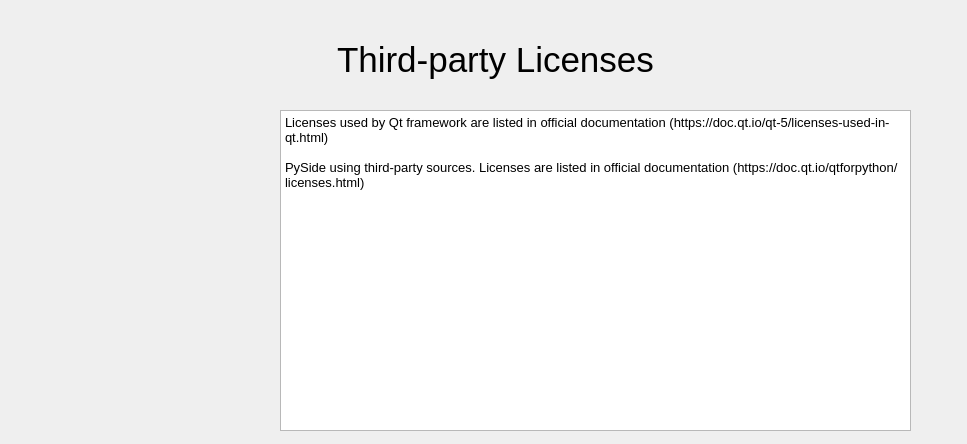
<?xml version="1.0" encoding="UTF-8"?>
<ui version="4.0">
 <class>WizardPage</class>
 <widget class="QWizardPage" name="WizardPage">
  <property name="geometry">
   <rect>
    <x>0</x>
    <y>0</y>
    <width>967</width>
    <height>444</height>
   </rect>
  </property>
  <property name="minimumSize">
   <size>
    <width>967</width>
    <height>444</height>
   </size>
  </property>
  <property name="baseSize">
   <size>
    <width>967</width>
    <height>444</height>
   </size>
  </property>
  <property name="windowTitle">
   <string>Introduction tutorial</string>
  </property>
  <property name="locale">
   <locale language="English" country="UnitedStates"/>
  </property>
  <widget class="QWidget" name="verticalLayoutWidget">
   <property name="geometry">
    <rect>
     <x>20</x>
     <y>20</y>
     <width>951</width>
     <height>80</height>
    </rect>
   </property>
   <layout class="QVBoxLayout" name="verticalLayout">
    <item alignment="Qt::AlignHCenter|Qt::AlignVCenter">
     <widget class="QLabel" name="label_17">
      <property name="font">
       <font>
        <pointsize>26</pointsize>
       </font>
      </property>
      <property name="text">
       <string>Third-party Licenses</string>
      </property>
     </widget>
    </item>
   </layout>
  </widget>
  <widget class="QWidget" name="gridLayoutWidget">
   <property name="geometry">
    <rect>
     <x>280</x>
     <y>110</y>
     <width>631</width>
     <height>321</height>
    </rect>
   </property>
   <layout class="QGridLayout" name="gridLayout">
    <item row="0" column="1">
     <widget class="QTextBrowser" name="textBrowser">
      <property name="html">
       <string>&lt;!DOCTYPE HTML PUBLIC &quot;-//W3C//DTD HTML 4.0//EN&quot; &quot;http://www.w3.org/TR/REC-html40/strict.dtd&quot;&gt;
&lt;html&gt;&lt;head&gt;&lt;meta name=&quot;qrichtext&quot; content=&quot;1&quot; /&gt;&lt;style type=&quot;text/css&quot;&gt;
p, li { white-space: pre-wrap; }
&lt;/style&gt;&lt;/head&gt;&lt;body style=&quot; font-family:'Noto Sans'; font-size:10pt; font-weight:400; font-style:normal;&quot;&gt;
&lt;p style=&quot; margin-top:0px; margin-bottom:0px; margin-left:0px; margin-right:0px; -qt-block-indent:0; text-indent:0px;&quot;&gt;Licenses used by Qt framework are listed in official documentation (https://doc.qt.io/qt-5/licenses-used-in-qt.html)&lt;/p&gt;
&lt;p style=&quot;-qt-paragraph-type:empty; margin-top:0px; margin-bottom:0px; margin-left:0px; margin-right:0px; -qt-block-indent:0; text-indent:0px;&quot;&gt;&lt;br /&gt;&lt;/p&gt;
&lt;p style=&quot; margin-top:0px; margin-bottom:0px; margin-left:0px; margin-right:0px; -qt-block-indent:0; text-indent:0px;&quot;&gt;PySide using third-party sources. Licenses are listed in official documentation (https://doc.qt.io/qtforpython/licenses.html)&lt;/p&gt;
&lt;p style=&quot;-qt-paragraph-type:empty; margin-top:0px; margin-bottom:0px; margin-left:0px; margin-right:0px; -qt-block-indent:0; text-indent:0px; text-decoration: underline; color:#2980b9;&quot;&gt;&lt;br /&gt;&lt;/p&gt;
&lt;p style=&quot;-qt-paragraph-type:empty; margin-top:0px; margin-bottom:0px; margin-left:0px; margin-right:0px; -qt-block-indent:0; text-indent:0px;&quot;&gt;&lt;br /&gt;&lt;/p&gt;&lt;/body&gt;&lt;/html&gt;</string>
      </property>
     </widget>
    </item>
   </layout>
  </widget>
  <widget class="QLabel" name="label">
   <property name="geometry">
    <rect>
     <x>20</x>
     <y>110</y>
     <width>241</width>
     <height>171</height>
    </rect>
   </property>
   <property name="frameShape">
    <enum>QFrame::NoFrame</enum>
   </property>
   <property name="text">
    <string/>
   </property>
   <property name="pixmap">
    <pixmap resource="../../../stylesheets/wizard_license.qrc">:/logos/wizard_images/Qt_logo.png</pixmap>
   </property>
   <property name="scaledContents">
    <bool>true</bool>
   </property>
  </widget>
 </widget>
 <resources>
  <include location="../../../stylesheets/wizard_license.qrc"/>
 </resources>
 <connections/>
</ui>
